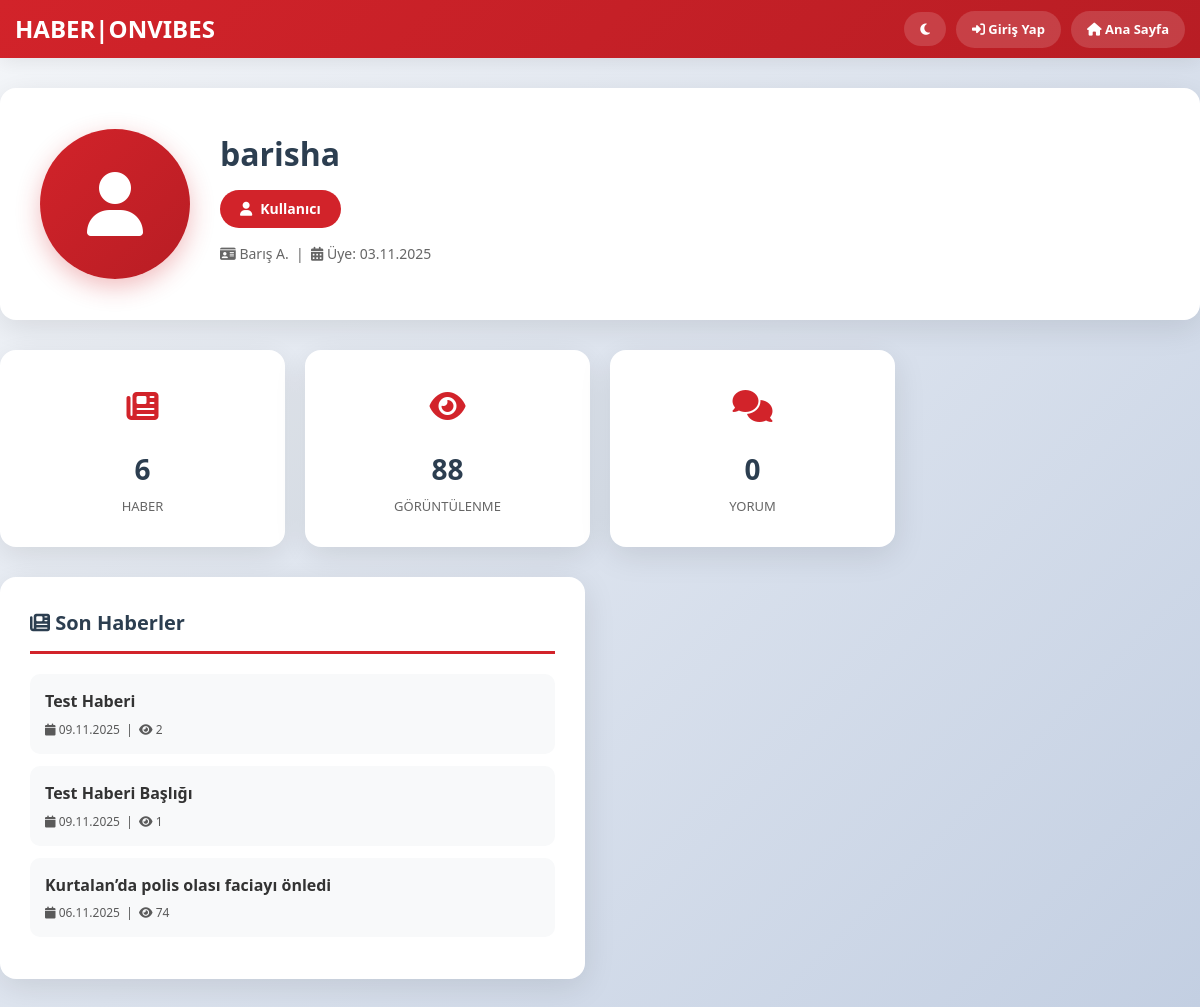
/profil-goruntule.php?username=barisha, run on the app's committed database.
### tables this page shows
CREATE TABLE `users` (
  `id` int(11) NOT NULL,
  `username` varchar(50) NOT NULL,
  `email` varchar(100) NOT NULL,
  `bio` text,
  `password` varchar(255) NOT NULL,
  `full_name` varchar(100) DEFAULT NULL,
  `avatar` varchar(255) DEFAULT NULL,
  `role` enum('user','admin','super_admin') DEFAULT 'user',
  `created_at` datetime DEFAULT NULL,
  `last_login` datetime DEFAULT NULL,
  `verified` tinyint(1) DEFAULT '0',
  `is_admin` tinyint(1) DEFAULT '0'
);

CREATE TABLE `news` (
  `id` int(11) NOT NULL,
  `title` varchar(255) NOT NULL,
  `content` text NOT NULL,
  `summary` text,
  `image` varchar(255) DEFAULT NULL,
  `category_id` int(11) DEFAULT NULL,
  `author_id` int(11) DEFAULT NULL,
  `status` enum('pending','approved','rejected') DEFAULT 'pending',
  `view_count` int(11) DEFAULT '0',
  `like_count` int(11) DEFAULT '0',
  `created_at` timestamp NOT NULL DEFAULT CURRENT_TIMESTAMP,
  `updated_at` timestamp NOT NULL DEFAULT '0000-00-00 00:00:00',
  `source` varchar(255) DEFAULT NULL,
  `author_name` varchar(255) DEFAULT NULL,
  `tags` text,
  `image_size` varchar(50) DEFAULT 'medium',
  `text_color` varchar(7) DEFAULT NULL,
  `bg_color` varchar(7) DEFAULT NULL,
  `likes` int(11) DEFAULT '0',
  `views` int(11) DEFAULT '0'
);

### profil-goruntule.php (the view, shortened to what this page needs)
<?php
$database = new Database();
$db = $database->getConnection();
$dark_mode = isset($_SESSION['dark_mode']) && $_SESSION['dark_mode'];
$error = '';
$user_data = null;
if(isset($_GET['username']) && !empty($_GET['username'])) {
    $profile_username = trim($_GET['username']);
    try {
        $query = "SELECT id, username, email, full_name, bio,
                         role, created_at
                  FROM users WHERE username = :username";
        $stmt = $db->prepare($query);
        $stmt->bindParam(':username', $profile_username);
        $stmt->execute();
        $user_data = $stmt->fetch(PDO::FETCH_ASSOC);
        if(!$user_data) {
            $error = 'Kullanıcı bulunamadı!';
        } else {
            $user_role = 'Kullanıcı';
            $role_icon = 'fa-user';
            $profile_user_id = $user_data['id'];
            $news_count_query = "SELECT COUNT(*) FROM news WHERE author_id = :user_id";
            $news_stmt = $db->prepare($news_count_query);
            $news_stmt->bindParam(':user_id', $profile_user_id);
            $news_stmt->execute();
            $news_count = $news_stmt->fetchColumn();
            $views_query = "SELECT COALESCE(SUM(view_count), 0) FROM news WHERE author_id = :user_id";
            $views_stmt = $db->prepare($views_query);
            $views_stmt->bindParam(':user_id', $profile_user_id);
            $views_stmt->execute();
            $total_views = $views_stmt->fetchColumn();
            $comments_query = "SELECT COUNT(*) FROM comments WHERE user_id = :user_id";
            $comments_stmt = $db->prepare($comments_query);
            $comments_stmt->bindParam(':user_id', $profile_user_id);
            $comments_stmt->execute();
            $comments_count = $comments_stmt->fetchColumn();
            $recent_news_query = "SELECT id, title, created_at, view_count
                                  FROM news
                                  WHERE author_id = :user_id AND status = 'approved'
                                  ORDER BY created_at DESC
                                  LIMIT 5";
            $recent_news_stmt = $db->prepare($recent_news_query);
            $recent_news_stmt->bindParam(':user_id', $profile_user_id);
            $recent_news_stmt->execute();
            $recent_news = $recent_news_stmt->fetchAll(PDO::FETCH_ASSOC);
        }
    } catch(PDOException $e) {
        $error = 'Kullanıcı bilgileri alınırken hata oluştu!';
    }
} else {
    $error = 'Geçersiz kullanıcı adı!';
}
?>
<!DOCTYPE html>
<html lang="tr">
<head>
    <link rel="stylesheet" href="https://cdnjs.cloudflare.com/ajax/libs/font-awesome/6.4.0/css/all.min.css">
</head>
<body class="<?php echo $dark_mode ? 'dark-mode' : ''; ?>">
    <header class="main-menu">
        <div class="top-bar">
            <div class="container">
                <a href="index.php" class="logo-text">HABER|ONVIBES</a>
                <div class="top-links">
                    <form method="POST" style="margin: 0;">
                        <button type="submit" name="toggle_theme">
                            <i class="fas fa-<?php echo $dark_mode ? 'sun' : 'moon'; ?>"></i>
                        </button>
                    </form>
                    <?php if(isset($_SESSION['loggedin']) && $_SESSION['loggedin']): ?>
                    <a href="profil.php">
                        <i class="fas fa-user"></i> Profilim
                    </a>
                    <?php else: ?>
                    <a href="Giris/login.php">
                        <i class="fas fa-sign-in-alt"></i> Giriş Yap
                    </a>
                    <?php endif; ?>
                    <a href="index.php">
                        <i class="fas fa-home"></i> Ana Sayfa
                    </a>
                </div>
            </div>
        </div>
    </header>
    <div class="main-content container">
        <?php if($error || !$user_data): ?>
            <div class="error-message">
                <div class="error-icon">
                    <i class="fas fa-user-slash"></i>
                </div>
                <h2 style="color: var(--dark); margin-bottom: 15px;"><?php echo $error ?: 'Kullanıcı bulunamadı'; ?></h2>
                <p style="color: var(--gray); margin-bottom: 20px;">Aradığınız kullanıcı profili bulunamadı veya erişiminiz yok.</p>
                <a href="index.php" style="display: inline-block; background: var(--red); color: white; padding: 12px 24px; border-radius: 8px; text-decoration: none; font-weight: 600;">
                    <i class="fas fa-home"></i> Ana Sayfaya Dön
                </a>
            </div>
        <?php else: ?>
            <div class="profile-header">
                <div class="profile-header-content">
                    <div class="avatar-large">
                        <i class="fas <?php echo $role_icon; ?>"></i>
                    </div>
                    <div class="profile-info">
                        <h1><?php echo htmlspecialchars($user_data['username']); ?></h1>
                        <div class="role-badge">
                            <i class="fas <?php echo $role_icon; ?>"></i>
                            <?php echo $user_role; ?>
                        </div>
                        <div class="profile-meta">
                            <?php if($user_data['full_name']): ?>
                                <i class="fas fa-id-card"></i> <?php echo htmlspecialchars($user_data['full_name']); ?> &nbsp;|&nbsp;
                            <?php endif; ?>
                            <i class="fas fa-calendar-alt"></i> Üye: <?php echo date('d.m.Y', strtotime($user_data['created_at'])); ?>
                        </div>
                    </div>
                </div>
            </div>
            <div class="stats-grid">
                <div class="stat-card">
                    <div class="stat-icon">
                        <i class="fas fa-newspaper"></i>
                    </div>
                    <div class="stat-number"><?php echo $news_count; ?></div>
                    <div class="stat-label">Haber</div>
                </div>
                <div class="stat-card">
                    <div class="stat-icon">
                        <i class="fas fa-eye"></i>
                    </div>
                    <div class="stat-number"><?php echo number_format($total_views); ?></div>
                    <div class="stat-label">Görüntülenme</div>
                </div>
                <div class="stat-card">
                    <div class="stat-icon">
                        <i class="fas fa-comments"></i>
                    </div>
                    <div class="stat-number"><?php echo $comments_count; ?></div>
                    <div class="stat-label">Yorum</div>
                </div>
            </div>
            <div class="content-grid">
                <div class="content-card">
                    <h2 class="content-title">
                        <i class="fas fa-newspaper"></i> Son Haberler
                    </h2>
                    <?php if(count($recent_news) > 0): ?>
                    <ul class="content-list">
                        <?php foreach($recent_news as $news): ?>
                        <li class="content-item">
                            <a href="haber-detay.php?id=<?php echo $news['id']; ?>">
                                <div class="content-item-title"><?php echo htmlspecialchars($news['title']); ?></div>
                                <div class="content-item-meta">
                                    <i class="fas fa-calendar"></i> <?php echo date('d.m.Y', strtotime($news['created_at'])); ?>
                                    &nbsp;|&nbsp;
                                    <i class="fas fa-eye"></i> <?php echo number_format($news['view_count']); ?>
                                </div>
                            </a>
                        </li>
                        <?php endforeach; ?>
                    </ul>
                    <?php endif; ?>
                </div>
            </div>
        <?php endif; ?>
    </div>
</body>
</html>

### profil-goruntule.php (style rules this page uses)
:root { --red: #d2232a; --dark: #2c3e50; --light: #ffffff; --border: #e0e0e0; --surface: #f8f9fa; --text: #333333; --gray: #666666; --green: #0a8c2f; --blue: #3498db; --orange: #e67e22; }
* { margin: 0; padding: 0; box-sizing: border-box; font-family: 'Segoe UI', Tahoma, Geneva, Verdana, sans-serif; }
body { background: linear-gradient(135deg, #f5f7fa 0%, #c3cfe2 100%); color: var(--text); line-height: 1.6; min-height: 100vh; background-attachment: fixed; }
.container { max-width: 1200px; margin: 0 auto; padding: 0 15px; }
.main-menu { background: var(--light); box-shadow: 0 4px 20px rgba(0,0,0,0.08); position: sticky; top: 0; z-index: 1000; }
.top-bar { background: linear-gradient(135deg, var(--red) 0%, #b81d24 100%); color: white; padding: 10px 0; }
.top-bar .container { display: flex; align-items: center; justify-content: space-between; flex-wrap: wrap; gap: 15px; }
.logo-text { color: white; font-size: 24px; font-weight: 800; text-transform: uppercase; text-decoration: none; }
.top-links { display: flex; gap: 10px; align-items: center; }
.top-links button, .top-links a { background: rgba(255,255,255,0.15); border: none; color: white; text-decoration: none; padding: 8px 16px; border-radius: 25px; font-size: 13px; font-weight: 600; cursor: pointer; transition: all 0.3s; }
.main-content { padding: 30px 0; }
.profile-header { background: var(--light); border-radius: 16px; padding: 40px; box-shadow: 0 8px 32px rgba(0,0,0,0.1); margin-bottom: 30px; }
.profile-header-content { display: grid; grid-template-columns: auto 1fr; gap: 30px; align-items: center; }
.avatar-large { width: 150px; height: 150px; border-radius: 50%; background: linear-gradient(135deg, var(--red) 0%, #b81d24 100%); color: white; display: flex; align-items: center; justify-content: center; font-size: 64px; box-shadow: 0 8px 24px rgba(210, 35, 42, 0.3); }
.profile-info h1 { font-size: 32px; font-weight: 800; color: var(--dark); margin-bottom: 10px; }
.role-badge { display: inline-flex; align-items: center; gap: 8px; background: var(--red); color: white; padding: 8px 20px; border-radius: 25px; font-weight: 600; font-size: 14px; margin-bottom: 15px; }
.profile-meta { color: var(--gray); font-size: 14px; margin-bottom: 15px; }
.stats-grid { display: grid; grid-template-columns: repeat(4, 1fr); gap: 20px; margin-bottom: 30px; }
.stat-card { background: var(--light); padding: 30px; border-radius: 16px; box-shadow: 0 8px 32px rgba(0,0,0,0.1); text-align: center; }
.stat-icon { font-size: 32px; color: var(--red); margin-bottom: 15px; }
.stat-number { font-size: 28px; font-weight: 800; color: var(--dark); margin-bottom: 5px; }
.stat-label { font-size: 13px; color: var(--gray); text-transform: uppercase; }
.content-grid { display: grid; grid-template-columns: repeat(2, 1fr); gap: 30px; }
.content-card { background: var(--light); padding: 30px; border-radius: 16px; box-shadow: 0 8px 32px rgba(0,0,0,0.1); }
.content-title { font-size: 20px; font-weight: 700; color: var(--dark); margin-bottom: 20px; padding-bottom: 12px; border-bottom: 3px solid var(--red); }
.content-list { list-style: none; }
.content-item { padding: 15px; background: var(--surface); border-radius: 10px; margin-bottom: 12px; transition: all 0.3s; }
.content-item a { text-decoration: none; color: inherit; display: block; }
.content-item-title { font-weight: 600; margin-bottom: 5px; }
.content-item-meta { font-size: 12px; opacity: 0.8; }

### data on the page
users: username "barisha", full_name "Barış A.", created_at "03.11.2025"
news: title "Test Haberi", created_at "09.11.2025", view_count "2"
news: title "Test Haberi Başlığı", created_at "09.11.2025", view_count "1"
news: title "Kurtalan’da polis olası faciayı önledi", created_at "06.11.2025", view_count "74"

### other printed values
$user_role "Kullanıcı"
$news_count "6"
$total_views "88"
$comments_count "0"
